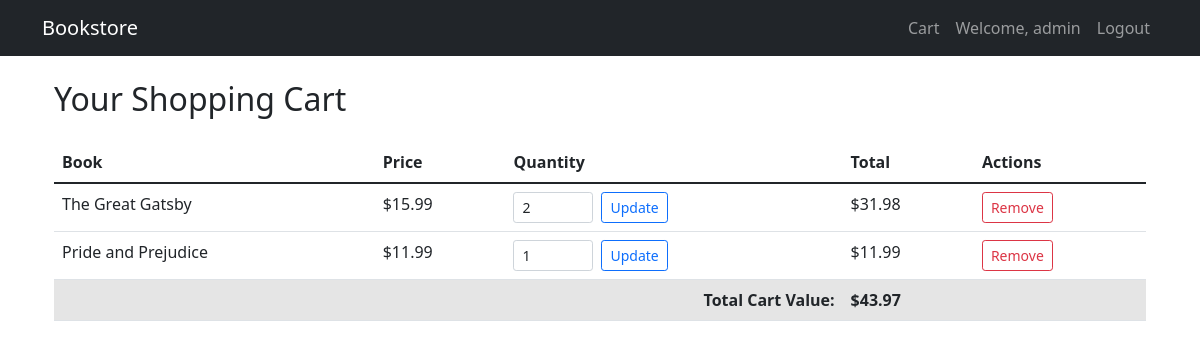
Page /cart/ (signed in) on the committed database.
### customer/models.py (models this page shows)
class Customer(AbstractUser):
    address = models.CharField(max_length=200)
    phone = models.CharField(max_length=20)

### cart/models.py (models this page shows, shortened)
class Cart(models.Model):
    customer = models.ForeignKey(Customer, on_delete=models.CASCADE)
    book = models.ForeignKey(Book, on_delete=models.CASCADE)
    quantity = models.IntegerField(default=1)
    created_at = models.DateTimeField(auto_now_add=True)
    def get_total(self):
        return self.quantity * self.book.price

### book/models.py (models this page shows, shortened)
class Book(models.Model):
    title = models.CharField(max_length=200)
    author = models.CharField(max_length=100)
    description = models.TextField()
    price = models.DecimalField(max_digits=10, decimal_places=2)
    image_url = models.URLField(max_length=10000, null=True, blank=True)

### cart/views.py (the view)
# urls.py: path('', views.view_cart, name='view_cart'),
@login_required
def view_cart(request):
    cart_items = Cart.objects.filter(customer=request.user)
    cart_total = sum(item.get_total() for item in cart_items)
    return render(request, 'cart/cart.html', {
        'cart_items': cart_items,
        'cart_total': cart_total
    })

### cart/templates/cart/cart.html (shortened to what this page needs)
{% extends 'book/base.html' %}
{% block content %}
<div class="container mt-4">
    <h2 class="mb-4">Your Shopping Cart</h2>
    {% if cart_items %}
        <div class="table-responsive">
            <table class="table table-hover">
                <thead class="thead-light">
                    <tr>
                        <th scope="col">Book</th>
                        <th scope="col">Price</th>
                        <th scope="col">Quantity</th>
                        <th scope="col">Total</th>
                        <th scope="col">Actions</th>
                    </tr>
                </thead>
                <tbody>
                    {% for item in cart_items %}
                    <tr>
                        <td>{{ item.book.title }}</td>
                        <td>${{ item.book.price }}</td>
                        <td>
                            <form method="post" action="{% url 'cart:update_quantity' item.id %}" class="d-flex align-items-center">
                                <input type="number" name="quantity" value="{{ item.quantity }}"
                                       min="1" class="form-control form-control-sm" style="width: 80px">
                                <button type="submit" class="btn btn-sm btn-outline-primary ms-2">Update</button>
                            </form>
                        </td>
                        <td>${{ item.get_total }}</td>
                        <td>
                            <form method="post" action="{% url 'cart:remove_from_cart' item.id %}"
                                  onsubmit="return confirm('Are you sure you want to remove this item?');">
                                <button type="submit" class="btn btn-sm btn-outline-danger">Remove</button>
                            </form>
                        </td>
                    </tr>
                    {% endfor %}
                    <tr class="table-active">
                        <td colspan="3" class="text-end"><strong>Total Cart Value:</strong></td>
                        <td><strong>${{ cart_total }}</strong></td>
                        <td></td>
                    </tr>
                </tbody>
            </table>
        </div>
    {% else %}
        <div class="alert alert-info" role="alert">
            Your cart is empty.
        </div>
    {% endif %}
</div>
{% endblock %}

### book/templates/book/base.html (shortened to what this page needs)
<!DOCTYPE html>
<html>
<head>
    <link href="https://cdn.jsdelivr.net/npm/bootstrap@5.1.3/dist/css/bootstrap.min.css" rel="stylesheet">
</head>
<body>
    <nav class="navbar navbar-expand-lg navbar-dark bg-dark">
        <div class="container">
            <a class="navbar-brand" href="{% url 'book:home' %}">Bookstore</a>
            <div class="navbar-nav">
                {% if user.is_authenticated %}
                    <a class="nav-link" href="{% url 'cart:view_cart' %}">Cart</a>
                    <span class="nav-link">Welcome, {{ user.username }}</span>
                    <a class="nav-link" href="{% url 'customer:logout' %}">Logout</a>
                {% else %}
                    <a class="nav-link" href="{% url 'customer:login' %}">Login</a>
                {% endif %}
            </div>
        </div>
    </nav>
    <div class="container mt-4">
        {% block content %}
        {% endblock %}
    </div>
</body>
</html>

### rows in the picture
Customer: username "admin"
Cart: book "The Great Gatsby", book.price "15.99", quantity "2", get_total "31.98"
Cart: book "Pride and Prejudice", book.price "11.99", quantity "1", get_total "11.99"

### other values in the picture
{{ cart_total }} "43.97"
